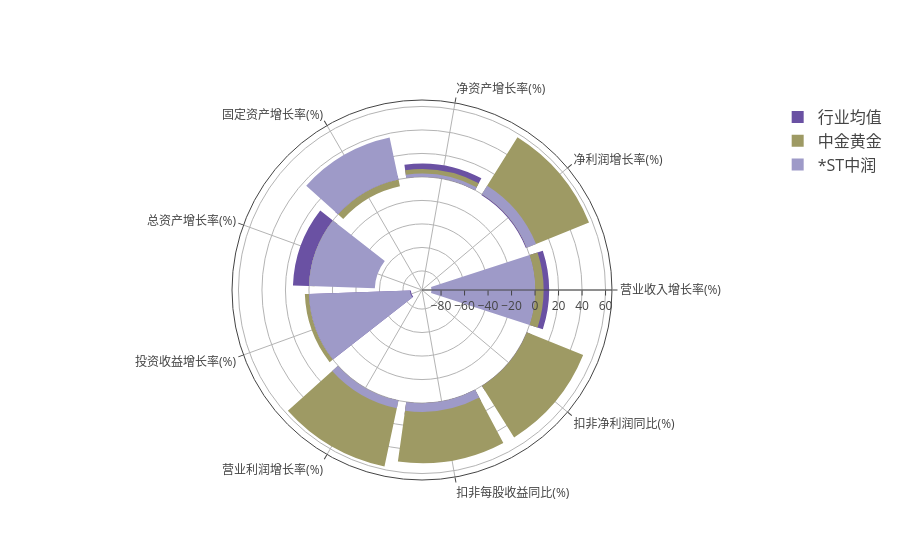

Here is the notebook cell this chart was saved with:
### Markdown cell above
# ================== BarPolar Chart ====================

### Code cell
import plotly.graph_objects as go
categories = data.cnName.tolist()

fig3 = go.Figure()

fig3.add_trace(go.Barpolar(
    r=list(data['mean']),
    theta=categories,
    name='行业均值',
    marker_color='rgb(106,81,163)',
    base='overlay'
))
fig3.add_trace(go.Barpolar(
    r=list(data['vol']),
    theta=categories,
    name=StockName,
    marker_color='rgb(158,154,100)',
    base='overlay'
))
fig3.add_trace(go.Barpolar(
    r=list(ta.loc[0])[3:],
    theta=categories,
    name=list(ta.loc[0])[1],
    marker_color='rgb(158,154,200)',
    base='overlay'
))

# fig.update_traces(text=list(data['cnName']))
fig3.update_layout(
    # title='Wind Speed Distribution in Laurel, NE',
    font_size=12,
    legend_font_size=16,

    # polar_radialaxis_ticksuffix='%',
    # polar_angularaxis_rotation=90,

)
fig3.show()

### Figure 1 — Plotly figure (JSON) as saved in the notebook; plotly's stock layout.template omitted (floating-point values rounded to 4 significant figures)
{"data": [{"base": "overlay", "marker": {"color": "rgb(106,81,163)"}, "name": "行业均值", "r": [11.89, -0.8536, 11.43, 3.139, 13.67, -86.74, 0.2627, 10.8, 4.635], "theta": ["营业收入增长率(%)", "净利润增长率(%)", "净资产增长率(%)", "固定资产增长率(%)", "总资产增长率(%)", "投资收益增长率(%)", "营业利润增长率(%)", "扣非每股收益同比(%)", "扣非净利润同比(%)"], "type": "barpolar"}, {"base": "overlay", "marker": {"color": "rgb(158,154,100)"}, "name": "中金黄金", "r": [7.2, 57.11, 6.64, -6, -4.76, 3.55, 57.4, 51.22, 51.72], "theta": ["营业收入增长率(%)", "净利润增长率(%)", "净资产增长率(%)", "固定资产增长率(%)", "总资产增长率(%)", "投资收益增长率(%)", "营业利润增长率(%)", "扣非每股收益同比(%)", "扣非净利润同比(%)"], "type": "barpolar"}, {"base": "overlay", "marker": {"color": "rgb(158,154,200)"}, "name": "*ST中润", "r": [-88.14, 8.483, 2.853, 36.37, -56.04, -85.86, 6.67, 7.47], "theta": ["营业收入增长率(%)", "净利润增长率(%)", "净资产增长率(%)", "固定资产增长率(%)", "总资产增长率(%)", "投资收益增长率(%)", "营业利润增长率(%)", "扣非每股收益同比(%)", "扣非净利润同比(%)"], "type": "barpolar"}], "layout": {"font": {"size": 12}, "legend": {"font": {"size": 16}}}}
